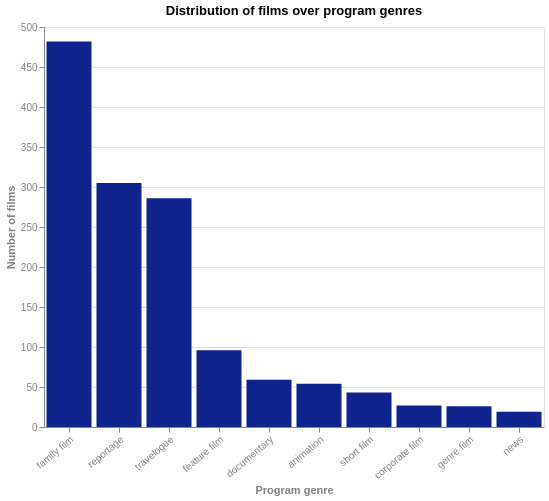

Describe this chart as a Vega-Lite specification.
### Vega-Lite specification from a JSON file in a GitHub repository (floating-point values rounded to 4 significant figures)
{"$schema": "https://vega.github.io/schema/vega-lite/v5.json", "title": "Distribution of films over program genres", "description": "Distribution of films over program genres (excluding the genre 'amateur recording')", "width": 500, "height": 400, "data": {"values": [{"Genre": "family film", "Number of films": 482}, {"Genre": "reportage", "Number of films": 305}, {"Genre": "travelogue", "Number of films": 286}, {"Genre": "feature film", "Number of films": 96}, {"Genre": "documentary", "Number of films": 59}, {"Genre": "animation", "Number of films": 54}, {"Genre": "short film", "Number of films": 43}, {"Genre": "corporate film", "Number of films": 27}, {"Genre": "genre film", "Number of films": 26}, {"Genre": "news", "Number of films": 19}]}, "mark": {"type": "bar", "binSpacing": 1, "tooltip": true}, "encoding": {"x": {"field": "Genre", "type": "nominal", "title": "Program genre", "sort": "-y"}, "y": {"field": "Number of films", "type": "quantitative", "title": "Number of films"}, "color": {"value": "#0F238C"}}, "config": {"countTitle": "Count", "axisX": {"labelAngle": -40, "titleColor": "grey", "labelColor": "grey"}, "axisY": {"titleColor": "grey", "labelColor": "grey"}}}
